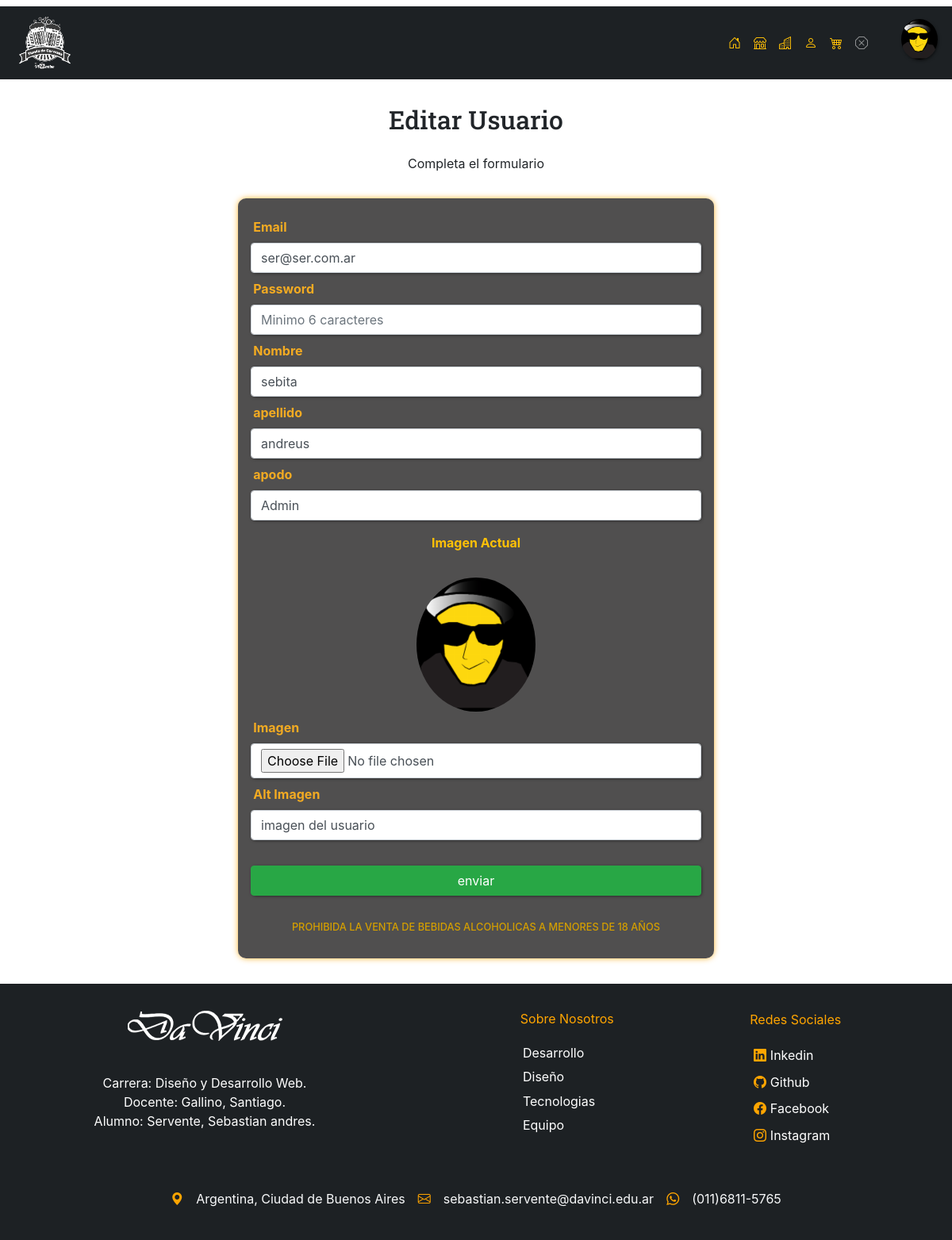
Screenshot of /servente-sebastian_tp/index.php?s=editar-usuario&id=1 (signed in) with the database file from the repository.
### tables this page shows
CREATE TABLE `usuarios` (
  `id_usuario` int(10) UNSIGNED NOT NULL,
  `id_rol` tinyint(3) UNSIGNED NOT NULL,
  `carritos_id_carrito` int(10) UNSIGNED NOT NULL,
  `email` varchar(100) NOT NULL,
  `password` varchar(255) NOT NULL,
  `nombre` varchar(100) DEFAULT NULL,
  `apellido` varchar(100) DEFAULT NULL,
  `apodo` varchar(100) DEFAULT NULL,
  `img` varchar(255) DEFAULT NULL,
  `alt_img` varchar(255) DEFAULT NULL,
  `domicilio` varchar(255) DEFAULT NULL
);

### servente-sebastian_tp/libraries/usuarios.php (called while the page is built, shortened)
<?php
function usuarioTraerPorId($db, $id) {
    $id = mysqli_real_escape_string($db, $id);
    $query = "SELECT * FROM usuarios
                WHERE id_usuario = '". $id ."'";
    $res = mysqli_query($db, $query);
    return mysqli_fetch_assoc($res);
}

### servente-sebastian_tp/secciones/editar-usuario.php (the view, shortened to what this page needs)
<?php
require 'data/bootstrap.php';
$errores = sessionValueGetFlash('errores', []);
$oldData = sessionValueGetFlash('old_data', []);
if(empty($oldData)) {
    $usuarios = usuarioTraerPorId($db, $_GET['id']);
    $oldData = [
        'email' => $usuarios['email'],
        'password' => '',
        'nombre' => $usuarios['nombre'],
        'apellido' => $usuarios['apellido'],
        'apodo' => $usuarios['apodo'],
        'imgActual' => $usuarios['img'],
        'img_alt' => $usuarios['alt_img'],
    ];
}
?>
<section id="editar-producto" class="container sectionRegistro">
    <h2 class="col-12">Editar Usuario</h2>
    <p>Completa el formulario</p>
    <form action="acciones/editar-usuario.php?id=<?= $_GET['id'];?>" method="post" enctype="multipart/form-data" class="formRegistro">
        <div class="form-group">
            <div class="column">
                <label for="email" class="col-md-lg-2 col-form-label">Email</label>
                <input  type="text"
                        class="form-control"
                        id="email"
                        name="email"
                        placeholder="ejemplo@ejemplo.com.ar"
                        value="<?= $oldData['email'] ?? '';?>"
                        <?php if(isset($errores['email'])) echo 'aria-describedby="error-title"';?>>
            </div>
            <div class="column">
                <label for="password" class="col-md-lg-2 col-form-label">Password</label>
                <input  type="text"
                        class="form-control"
                        id="password"
                        name="password"
                        placeholder="Minimo 6 caracteres"
                        value="<?= $oldData['password'] ?? '';?>"
                        <?php if(isset($errores['password'])) echo 'aria-describedby="error-intro"';?>>
            </div>
            <div class="column">
                <label for="nombre" class="col-md-lg-2 col-form-label">Nombre</label>
                <input  type="text"
                        class="form-control"
                        id="nombre"
                        name="nombre"
                        value="<?= $oldData['nombre'] ?? '';?>"
                        <?php if(isset($errores['nombre'])) echo 'aria-describedby="error-precio"';?>>
            </div>
            <div class="column">
                <label for="apellido" class="col-md-lg-2 col-form-label">apellido</label>
                <input  type="text"
                        class="form-control"
                        id="apellido"
                        name="apellido"
                        value="<?= $oldData['apellido'] ?? '';?>"
                        <?php if(isset($errores['apellido'])) echo 'aria-describedby="error-precio"';?>>
            </div>
            <div class="column">
                <label for="apodo" class="col-md-lg-2 col-form-label">apodo</label>
                <input  type="text"
                        class="form-control"
                        id="apodo"
                        name="apodo"
                        value="<?= $oldData['apodo'] ?? '';?>"
                        <?php if(isset($errores['apodo'])) echo 'aria-describedby="error-precio"';?>>
            </div>
            <div class="row d-flex justify-content-center">
                <p class="pt-3 text-warning font-weight-bold">Imagen Actual</p>
                <img src="imgs/<?= $oldData['imgActual'];?>" alt="Imagen Actual del Producto" class="w-25 rounded-circle">
            </div>
            <div class="column">
                <label for="img" class="col-md-lg-2 col-form-label">Imagen</label>
                <input  type="file"
                        class="form-control"
                        id="img"
                        name="img"
                >
            </div>
            <div class="column">
                <label for="img-alt" class="col-md-lg-2 col-form-label">Alt Imagen</label>
                <input  type="text"
                        class="form-control"
                        id="img-alt"
                        name="img-alt"
                        value="<?= $oldData['img_alt'] ?? '';?>">
            </div>
        <div class="text-center pt-3">
            <input type="submit" value="enviar" class="btn btn-success col-12 mt-3">
        </div>
    </form>
    <h4 class="col-12">PROHIBIDA LA VENTA DE BEBIDAS ALCOHOLICAS A MENORES DE 18 AÑOS</h4>
</section>

### servente-sebastian_tp/css/estilos_nuevo.css (style rules this page uses)
* { margin: 0; padding: 0; -webkit-box-sizing: border-box; -moz-box-sizing: border-box; box-sizing: border-box; }
.formRegistro { background: #161514bf; padding: 1rem; max-width: 600px; margin: auto; border-radius: 10px; box-shadow: 0px 0px 9px -1px orange; }
.formRegistro label { font-weight: bold; padding: .5rem .2rem; color: #f3ab22; }
.formRegistro input { box-shadow: 1px 1px 5px -2px black; }
.sectionRegistro { padding: 1rem; }
.sectionRegistro h2 { font-family: 'Roboto Slab', serif; padding: 1rem 0; width: 100%; text-align: center; }
.sectionRegistro p { padding-bottom: 1rem; width: 100%; text-align: center; }
.sectionRegistro h4 { font-size: .8rem; text-align: center; padding-top: 2rem; color: #d39e00; }

### rows the page displays
usuarios: email "ser@ser.com.ar", nombre "sebita", apellido "andreus", apodo "Admin", img (picture), img-alt "imagen del usuario"
